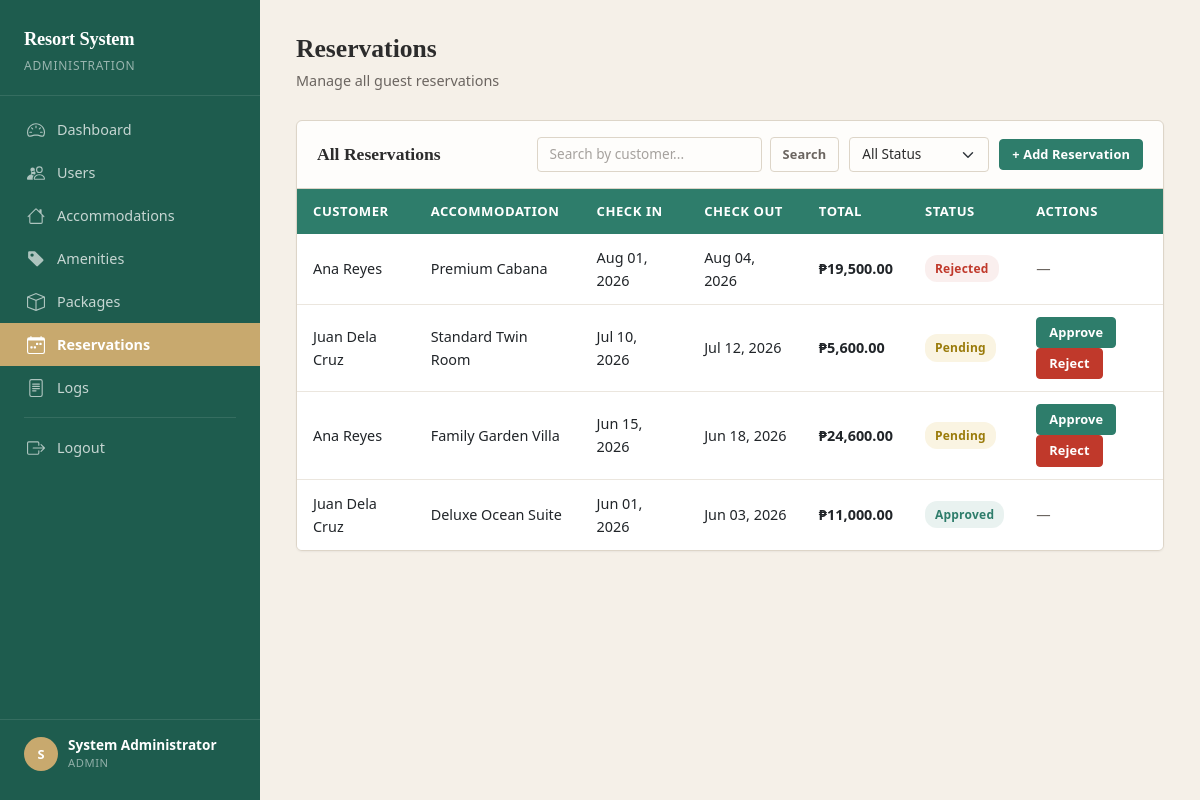
/admin/reservations.php (signed in), run on the app's committed database.
### tables this page shows
CREATE TABLE `tbl_reservations` (
  `reservation_id` int(11) NOT NULL,
  `user_id` int(11) NOT NULL,
  `accommodation_id` int(11) NOT NULL,
  `check_in_date` date NOT NULL,
  `check_out_date` date NOT NULL,
  `total_price` decimal(10,2) NOT NULL,
  `reservation_status` enum('pending','approved','rejected','cancelled') NOT NULL DEFAULT 'pending'
);

CREATE TABLE `tbl_users` (
  `user_id` int(11) NOT NULL,
  `full_name` varchar(100) NOT NULL,
  `role` enum('admin','employee','customer') NOT NULL,
  `username` varchar(50) NOT NULL,
  `password` varchar(255) NOT NULL,
  `email` varchar(100) NOT NULL
);

CREATE TABLE `tbl_accommodations` (
  `accommodation_id` int(11) NOT NULL,
  `accommodation_name` varchar(100) NOT NULL,
  `description` text DEFAULT NULL,
  `capacity` int(11) NOT NULL,
  `price_per_night` decimal(10,2) NOT NULL,
  `availability_status` enum('available','unavailable') NOT NULL DEFAULT 'available',
  `image_url` varchar(255) DEFAULT NULL
);

### admin/reservations.php (the view, shortened to what this page needs)
<?php
require_once 'includes/header.php';
require_once '../db.php';
$search = $_GET['search'] ?? '';
$sql = "SELECT r.*, u.full_name, a.accommodation_name
        FROM tbl_reservations r
        JOIN tbl_users u ON r.user_id = u.user_id
        JOIN tbl_accommodations a ON r.accommodation_id = a.accommodation_id
        WHERE 1=1";
$sql .= " ORDER BY r.check_in_date DESC";
$result = mysqli_query($conn, $sql);
?>
<?php include 'includes/sidebar.php'; ?>
<div class="main-content">
    <div class="page-header">
        <h1>Reservations</h1>
        <p>Manage all guest reservations</p>
    </div>
    <div class="table-card">
        <div class="table-header">
            <h2>All Reservations</h2>
            <div class="table-actions">
                <form method="GET" class="search-form">
                    <input type="text" name="search" class="form-control" placeholder="Search by customer..." value="<?= htmlspecialchars($search) ?>">
                    <button type="submit" class="btn btn-outline-secondary btn-sm">Search</button>
                </form>
                <form method="GET" class="d-inline">
                    <select name="status" class="form-select filter-select" onchange="this.form.submit()">
                        <option value="">All Status</option>
                    </select>
                </form>
                <a href="add_reservation.php" class="btn btn-primary btn-sm">+ Add Reservation</a>
            </div>
        </div>
        <div class="table-responsive">
            <table class="table table-hover">
                <thead>
                    <tr>
                        <th>Customer</th>
                        <th>Accommodation</th>
                        <th>Check In</th>
                        <th>Check Out</th>
                        <th>Total</th>
                        <th>Status</th>
                        <th>Actions</th>
                    </tr>
                </thead>
                <tbody>
                    <?php if (mysqli_num_rows($result) > 0): ?>
                        <?php while ($row = mysqli_fetch_assoc($result)): ?>
                        <tr>
                            <td><?= htmlspecialchars($row['full_name']) ?></td>
                            <td><?= htmlspecialchars($row['accommodation_name']) ?></td>
                            <td><?= date('M d, Y', strtotime($row['check_in_date'])) ?></td>
                            <td><?= date('M d, Y', strtotime($row['check_out_date'])) ?></td>
                            <td class="price">₱<?= number_format($row['total_price'], 2) ?></td>
                            <td><span class="badge-status <?= $row['reservation_status'] ?>"><?= ucfirst($row['reservation_status']) ?></span></td>
                            <td>
                                <?php if ($row['reservation_status'] == 'pending'): ?>
                                    <a href="reservations.php?approve=<?= $row['reservation_id'] ?>" class="btn btn-success btn-sm" onclick="return confirm('Approve this reservation?')">Approve</a>
                                    <a href="reservations.php?reject=<?= $row['reservation_id'] ?>" class="btn btn-danger btn-sm" onclick="return confirm('Reject this reservation?')">Reject</a>
                                <?php else: ?>
                                    <span class="text-muted">—</span>
                                <?php endif; ?>
                            </td>
                        </tr>
                        <?php endwhile; ?>
                    <?php endif; ?>
                </tbody>
            </table>
        </div>
    </div>
</div>
</body>
</html>

### assets/css/style.css (style rules this page uses)
:root { --color-primary: #2E7D6B; --color-primary-hover: #256858; --color-primary-active: #1E5C4E; --color-sidebar: #1E5C4E; --color-sidebar-hover: #17493e; --color-accent: #C8A96E; --color-accent-hover: #b8993e; --color-surface: #F5F0E8; --color-white: #FEFDFB; --color-text: #2C2C2C; --color-text-muted: #6B6560; --color-border: #DDD5C8; --color-border-light: #EBE6DE; --color-danger: #C0392B; --color-danger-hover: #A93226; --color-warning: #D4A017; --color-warning-hover: #B8860B; --color-success: #2E7D6B; --color-info: #5B8FA8; --sidebar-width: 260px; --header-height: 0px; --radius-sm: 4px; --radius-md: 6px; --radius-lg: 8px; --shadow-sm: 0 1px 2px rgba(44, 44, 44, 0.06); --shadow-md: 0 2px 8px rgba(44, 44, 44, 0.08); --shadow-lg: 0 4px 16px rgba(44, 44, 44, 0.10); --transition-fast: 150ms ease-out; --transition-normal: 200ms ease-out; }
*, *::before, *::after { box-sizing: border-box; }
body { font-family: system-ui, -apple-system, "Segoe UI", sans-serif; background-color: var(--color-surface); color: var(--color-text); margin: 0; padding: 0; line-height: 1.6; -webkit-font-smoothing: antialiased; }
h1, h2, h3, h4, h5, h6 { font-family: Georgia, "Times New Roman", serif; font-weight: 700; color: var(--color-text); margin-top: 0; line-height: 1.3; }
a { color: var(--color-primary); text-decoration: none; transition: color var(--transition-fast); }
.main-content { margin-left: var(--sidebar-width); padding: 32px 36px; min-height: 100vh; }
.page-header { margin-bottom: 28px; }
.page-header h1 { font-size: 1.6rem; margin-bottom: 4px; }
.page-header p { color: var(--color-text-muted); margin: 0; font-size: 0.9rem; }
.table-card { background: var(--color-white); border: 1px solid var(--color-border); border-radius: var(--radius-md); box-shadow: var(--shadow-sm); overflow: hidden; }
.table-card .table-header { padding: 16px 20px; display: flex; align-items: center; justify-content: space-between; gap: 16px; flex-wrap: wrap; border-bottom: 1px solid var(--color-border); }
.table-card .table-header h2 { font-size: 1.1rem; margin: 0; font-family: Georgia, serif; }
.table-card .table-actions { display: flex; align-items: center; gap: 10px; flex-wrap: wrap; }
.table { margin-bottom: 0; }
.table thead th { background-color: var(--color-primary); color: #fff; font-weight: 600; font-size: 0.82rem; text-transform: uppercase; letter-spacing: 0.04em; padding: 12px 16px; border: none; white-space: nowrap; }
.table tbody td { padding: 12px 16px; vertical-align: middle; border-bottom: 1px solid var(--color-border-light); font-size: 0.9rem; }
.table tbody tr { transition: background-color var(--transition-fast); }
.table tbody tr:last-child td { border-bottom: none; }
.btn { font-weight: 600; font-size: 0.85rem; padding: 7px 16px; border-radius: var(--radius-sm); transition: all var(--transition-fast); letter-spacing: 0.01em; }
.btn-primary { background-color: var(--color-primary); border-color: var(--color-primary); color: #fff; }
.btn-danger { background-color: var(--color-danger); border-color: var(--color-danger); color: #fff; }
.btn-success { background-color: var(--color-primary); border-color: var(--color-primary); color: #fff; }
.btn-outline-secondary { border-color: var(--color-border); color: var(--color-text-muted); }
.btn-sm { padding: 5px 12px; font-size: 0.8rem; }
.form-control, .form-select { border: 1px solid var(--color-border); border-radius: var(--radius-sm); font-size: 0.9rem; padding: 8px 12px; transition: border-color var(--transition-fast), box-shadow var(--transition-fast); background-color: var(--color-white); color: var(--color-text); }
.form-control::placeholder { color: var(--color-text-muted); opacity: 0.6; }
.search-form { display: flex; gap: 8px; }
.search-form .form-control { min-width: 200px; font-size: 0.85rem; padding: 6px 12px; }
.filter-select { min-width: 140px; font-size: 0.85rem; padding: 6px 12px; }
.badge-status { display: inline-block; padding: 4px 10px; border-radius: 12px; font-size: 0.75rem; font-weight: 600; text-transform: capitalize; letter-spacing: 0.02em; }
.badge-status.pending { background: rgba(212, 160, 23, 0.12); color: #9A7B0A; }
.badge-status.approved { background: rgba(46, 125, 107, 0.1); color: var(--color-primary); }
.badge-status.rejected { background: rgba(192, 57, 43, 0.08); color: var(--color-danger); }
.price { font-weight: 600; color: var(--color-primary); }
.text-muted { color: var(--color-text-muted) !important; }

### data on the page
tbl_reservations: user.full_name "Ana Reyes", accommodation.accommodation_name "Premium Cabana", check_in_date "Aug 01, 2026", check_out_date "Aug 04, 2026", total_price "19,500.00", reservation_status "Rejected"
tbl_reservations: user.full_name "Juan Dela Cruz", accommodation.accommodation_name "Standard Twin Room", check_in_date "Jul 10, 2026", check_out_date "Jul 12, 2026", total_price "5,600.00", reservation_status "Pending"
tbl_reservations: user.full_name "Ana Reyes", accommodation.accommodation_name "Family Garden Villa", check_in_date "Jun 15, 2026", check_out_date "Jun 18, 2026", total_price "24,600.00", reservation_status "Pending"
tbl_reservations: user.full_name "Juan Dela Cruz", accommodation.accommodation_name "Deluxe Ocean Suite", check_in_date "Jun 01, 2026", check_out_date "Jun 03, 2026", total_price "11,000.00", reservation_status "Approved"

### other printed values
substr($_SESSION['full_name'], 0, 1) "S"
$_SESSION['full_name'] "System Administrator"
$_SESSION['role'] "ADMIN"
